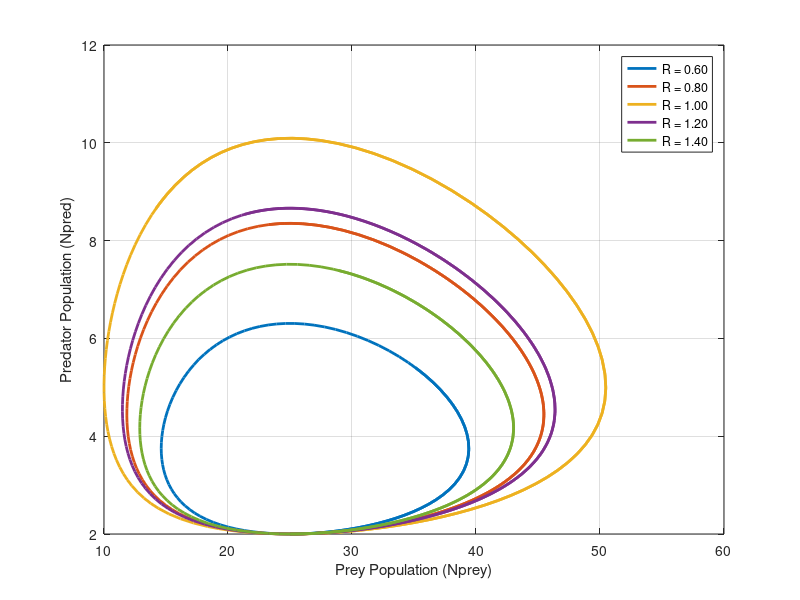

This figure's MATLAB source:
function predatorPreyModel()
    % Define the system of differential equations
    function dydt = predatorPreyEquations(t, y, k, alpha, beta, k1)
        Nprey = y(1);
        Npred = y(2);

        dydt = [
            k * Nprey - alpha * Nprey * Npred;
            beta * Nprey * Npred - k1 * Npred;
        ];
    end

    % Initial conditions
    N0 = 25;        % Initial prey population
    Npred0 = 2;     % Initial predator population
    y0 = [N0; Npred0];

    % Time range
    tspan = [0 20];
    R = [0.6, 0.8, 1.0, 1.2, 1.4];

    % Plot results on the same graph
    figure;

    for i = 1:length(R)
        k = min(R(i), 1) / (R(i) + 1);

        % Update parameters
        alpha = 0.1;
        beta = 0.02;
        k1 = 0.5;

        % Solve the system of differential equations
        options = odeset('RelTol', 1e-6, 'AbsTol', 1e-6);
        [t, solution] = ode45(@(t, y) predatorPreyEquations(t, y, k, alpha, beta, k1), tspan, y0, options);

        % Plot the results
        plot(solution(:, 1), solution(:, 2), 'LineWidth', 2, 'DisplayName', sprintf('R = %.2f', R(i)));
        hold on;
    end

    hold off;
    xlabel('Prey Population (Nprey)');
    ylabel('Predator Population (Npred)');
    legend('Location', 'Best');
    grid on;

end
